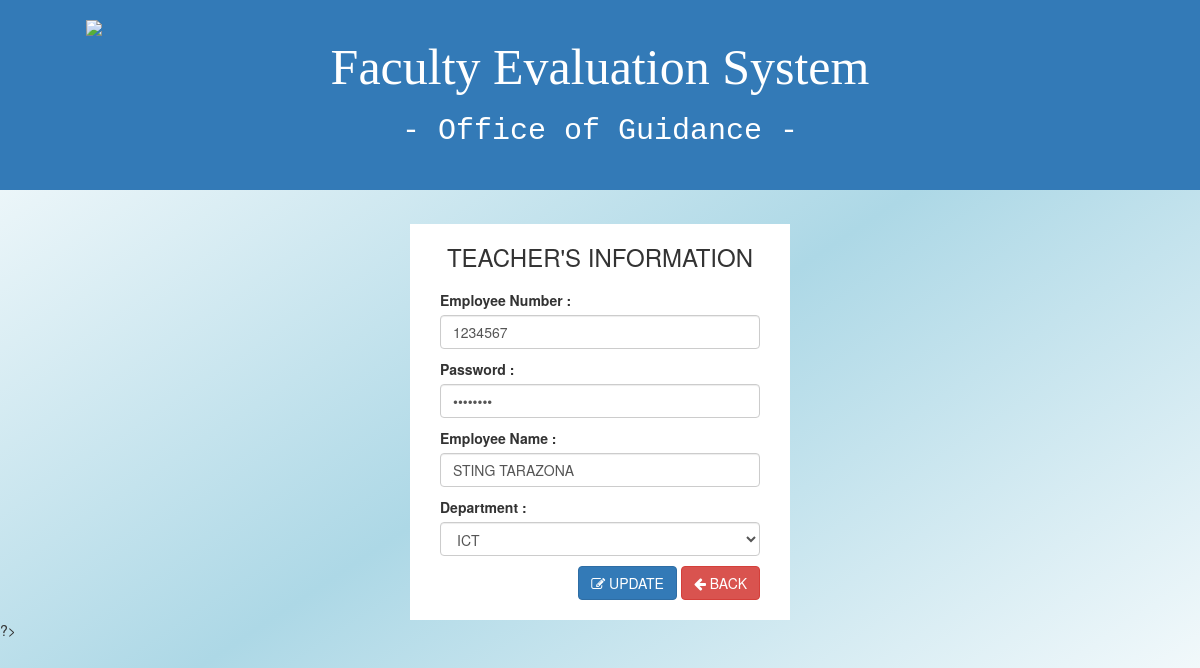
The page /functions/edit.php?edit=47 on the database its author committed.
### tables this page shows
CREATE TABLE `teachers` (
  `id` int(11) NOT NULL,
  `emp_id` varchar(11) NOT NULL,
  `pass` varchar(50) NOT NULL,
  `name` varchar(100) NOT NULL,
  `department` varchar(100) NOT NULL
);

### database/database.php (called while the page is built, shortened)
<?php
function connect(){
	$db = new PDO("mysql:host=localhost;dbname=scheduling_system","root","creativity31");
	return $db;
}
function teacherupdate($M_ID){
    $db = connect();
     $query = $db->prepare("SELECT * FROM teachers WHERE id = '$M_ID'");
     if($query->execute()){
         if($query->rowCount() == 1){
             return $result = $query->fetchAll();
         }
         else{
             return 0;
         }
     }
     else{
         $query->errorInfo();
     }
}
?>

### functions/edit.php (the view, shortened to what this page needs)
<?php
include '../database/database.php';
if(isset($_GET['edit'])){
$id=$_GET['edit'];
}
$data = teacherupdate($id);
        if($data){
              foreach($data as $r){
                $emp_id = $r['emp_id'];
                $pass = $r['pass'];
                $name = $r['name'];
                $department = $r['department'];
              }
}
?>
<html>
<head>
  <link href="../style/bootstrap.min.css" rel="stylesheet">
  <link rel="stylesheet" href="../style/css/font-awesome.min.css" type="text/css">
  <link href="../style/master.css" rel="stylesheet">
</head>
<body style="background:linear-gradient(to bottom right,white,lightblue,white);">
  <header style="margin-bottom: 20px;">
    <div class="container-fluid bg-primary">
      <div class="row">
        <div class="container" style="padding: 20px 0px;">
          <div class="col-md-3">
            <div class="box">
                <img class="img-responsive" src="../images/logo.png">
            </div>
          </div>
          <div class="col-md-6 text-center">
              <h1 class="font"> Faculty Evaluation System </h1>
              <h1 class="font2"> - Office of Guidance - </h1>
          </div>
          <div class="col-md-3"></div>
        </div>
      </div>
    </div>
  </header>
<div class="container">
  <div class="">
    <form action="edit.php" method="POST">
      <div class="col-md-4"></div>
      <div class="col-md-4 bgwhite" style="padding: 20px 30px 20px 30px">
        <h3 align="center" style="margin: 0px 0px 20px 0px">TEACHER'S INFORMATION</h3>
        <div class="form-group">
          <label>Employee Number : </label>
          <input type="text" name="empnum" value="<?php echo $emp_id ?>"
          class="form-control botspace" size="30" height= "100" minlength="7" maxlength="7"
          title="example format: SRT-123" required style="margin-bottom: 10px; text-transform:uppercase;">
          <label>Password : </label>
          <input type="password" name="pass" value="<?php echo $pass ?>"
          class="form-control botspace" size="30" height= "100" minlength="8" maxlength="20"
          required style="margin-bottom: 10px;">
          <label>Employee Name : </label>
          <input type="text" name="name" value="<?php echo $name ?>"
          class="form-control botspace" required style="margin-bottom: 10px; text-transform:uppercase;">
          <label>Department : </label>
          <select name="dept" value="<?php echo $department ?>"
          class="form-control botspace" required style="margin-bottom: 10px;">
          <option value="<?php echo $department ?>"><?php echo $department ?></option>
          </select>
          <div class="pull-right">
            <button type="submit" name="update" class="btn btn-primary">
            <i class="fa fa-edit"></i> UPDATE</button>
            <a href="../chereg.php" class="btn btn-danger">
              <i class="fa fa-arrow-left"></i> BACK</a>
          </div>
        </div>
      </div>
      <div class="col-md-4"></div>
    </form>
  </div>
</div>
?>
</body>
</html>

### style/master.css (style rules this page uses)
.box { position: relative; margin: 0 auto; height: 150px; width: 150px; }
.font { font-family: impact; font-size: 50px; }
.font2 { font-family: monospace; font-size: 30px; }
.bgwhite { background-color: white; }

### rows shown on the page
teachers: empnum "1234567", name "STING TARAZONA", dept "ICT"
